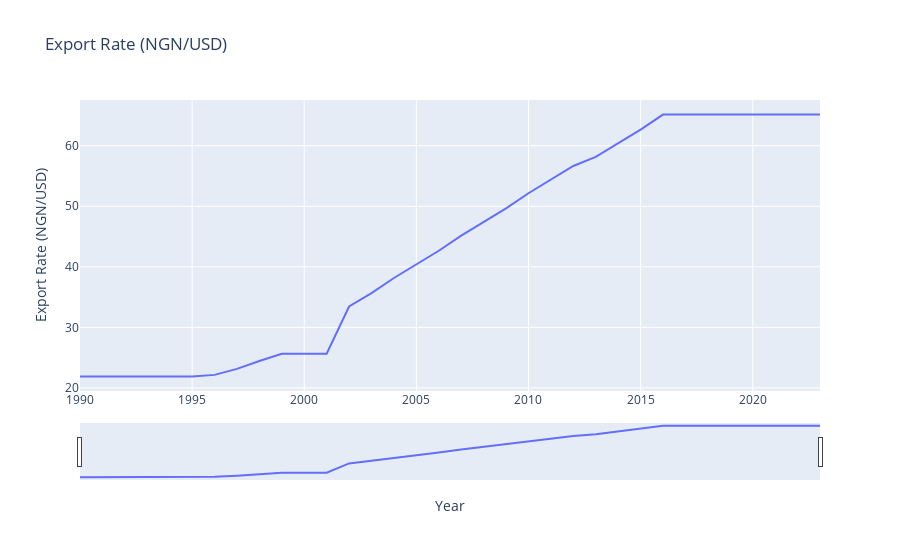

Here is the notebook cell this chart was saved with:
### Code cell
fig = px.line(df_nonindexed, x='Year', y='Export Rate (NGN/USD)', title='Export Rate (NGN/USD)')

# Update x-axis with range slider and range selector buttons
fig.update_xaxes(
    rangeslider_visible=True,
    rangeselector=dict(
        buttons=list([
            dict(count=1, label="1y", step="year", stepmode="backward"),
            dict(count=3, label="3y", step="year", stepmode="backward"),
            dict(count=5, label="5y", step="year", stepmode="backward"),
            dict(step="all")
        ])
    )
)

# Show the plot
fig.show()

### Figure 1 — Plotly figure (JSON) as saved in the notebook; plotly's stock layout.template omitted (floating-point values rounded to 4 significant figures)
{"data": [{"hovertemplate": "Year=%{x}<br>Export Rate (NGN/USD)=%{y}<extra></extra>", "legendgroup": "", "line": {"color": "#636efa", "dash": "solid"}, "marker": {"symbol": "circle"}, "mode": "lines", "name": "", "orientation": "v", "showlegend": false, "type": "scatter", "x": [1990, 1991, 1992, 1993, 1994, 1995, 1996, 1997, 1998, 1999, 2000, 2001, 2002, 2003, 2004, 2005, 2006, 2007, 2008, 2009, 2010, 2011, 2012, 2013, 2014, 2015, 2016, 2017, 2018, 2019, 2020, 2021, 2022, 2023], "xaxis": "x", "y": [21.89, 21.89, 21.89, 21.89, 21.89, 21.89, 22.15, 23.14, 24.45, 25.65, 25.65, 25.65, 33.45, 35.65, 38.15, 40.45, 42.65, 45.15, 47.45, 49.65, 52.15, 54.45, 56.65, 58.15, 60.45, 62.65, 65.15, 65.15, 65.15, 65.15, 65.15, 65.15, 65.15, 65.15], "yaxis": "y"}], "layout": {"legend": {"tracegroupgap": 0}, "title": {"text": "Export Rate (NGN/USD)"}, "xaxis": {"anchor": "y", "domain": [0, 1], "rangeselector": {"buttons": [{"count": 1, "label": "1y", "step": "year", "stepmode": "backward"}, {"count": 3, "label": "3y", "step": "year", "stepmode": "backward"}, {"count": 5, "label": "5y", "step": "year", "stepmode": "backward"}, {"step": "all"}]}, "rangeslider": {"visible": true}, "title": {"text": "Year"}}, "yaxis": {"anchor": "x", "domain": [0, 1], "title": {"text": "Export Rate (NGN/USD)"}}}}
